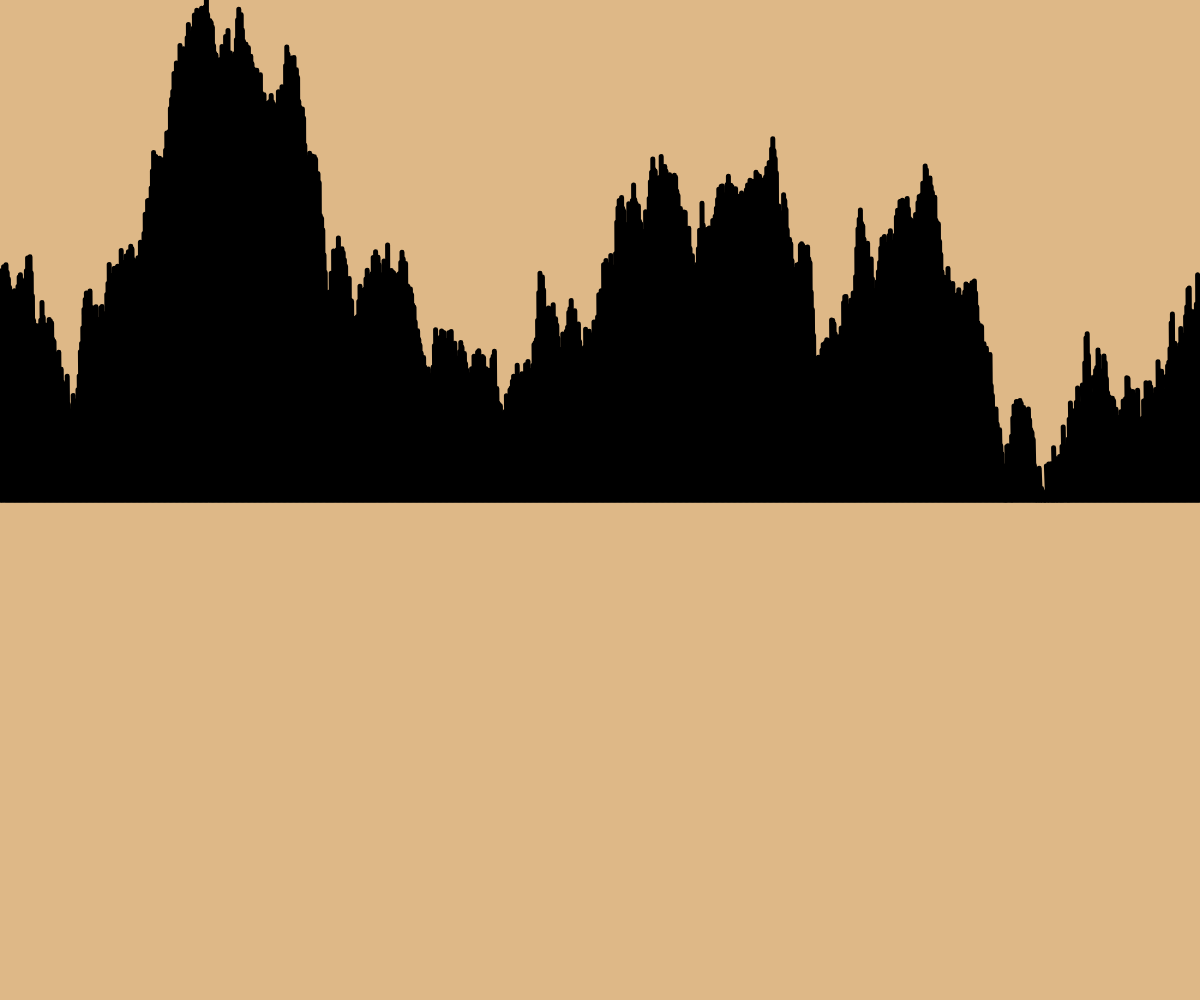
Frame 1 (no input)
Frame 60 (no input): identical to frame 1, image omitted
Frame 120 (the mouse pressed at the canvas centre since frame 60): identical to frame 1, image omitted

The p5.js sketch that drew this single still picture (run headless with seeded random() and noise() and a simulated clock; from frame 60 on, the mouse is pressed at the canvas centre):

// p5.js sketch
// ── sketch.js
let randomPerlins=[];
let randomNormals=[];


function setup() {
  createCanvas(windowWidth,windowHeight);
  var vn=0;
  var t=0;
  for (var i=0; i<1000; i++){
    randomNormals[i]=vn;
    vn = vn + randomGaussian(0,5);
    randomPerlins[i]=noise(t);
    t=t +0.01;
  }
     
}

function draw() {
  background(222,184,135);
  
  var w = windowWidth / randomNormals.length;
  strokeWeight(5);
  
  for(var i=0; i<randomNormals.length-1; i++){
    y1= map (randomNormals[i],
             min(randomNormals),
             max(randomNormals),
             0,
             windowHeight/2);
    
    y2= map(randomNormals[i+1],
            min(randomNormals),
            max(randomNormals),
            0,
            windowHeight/2);
    line(i*w,
         windowHeight/2-y1,
         (i+1)*w,
         windowHeight/2);
    
      
            
  }
  line(0,
       windowHeight/2,
       windowWidth,
       windowHeight/2);
  
  var w = windowWidth/ randomPerlins.length;
  strokeWeight(5);
  for (var i=0; i<randomPerlins.lenght-1; i++){
    y1= map(randomPerlins[i],
            min(randomPerlins),
            max(randomPerlins),
            0,
            windowHeight/2);
    y2=map(randomPerlins[i+1],
           min(randomPerlins),
           max(randomPerlins),
           0,
           windowHeight/2);
    line (i*w,
          windowHeight - y1,
          (i+1)*w,
          windowHeight - y2);
    
  }
  
}
